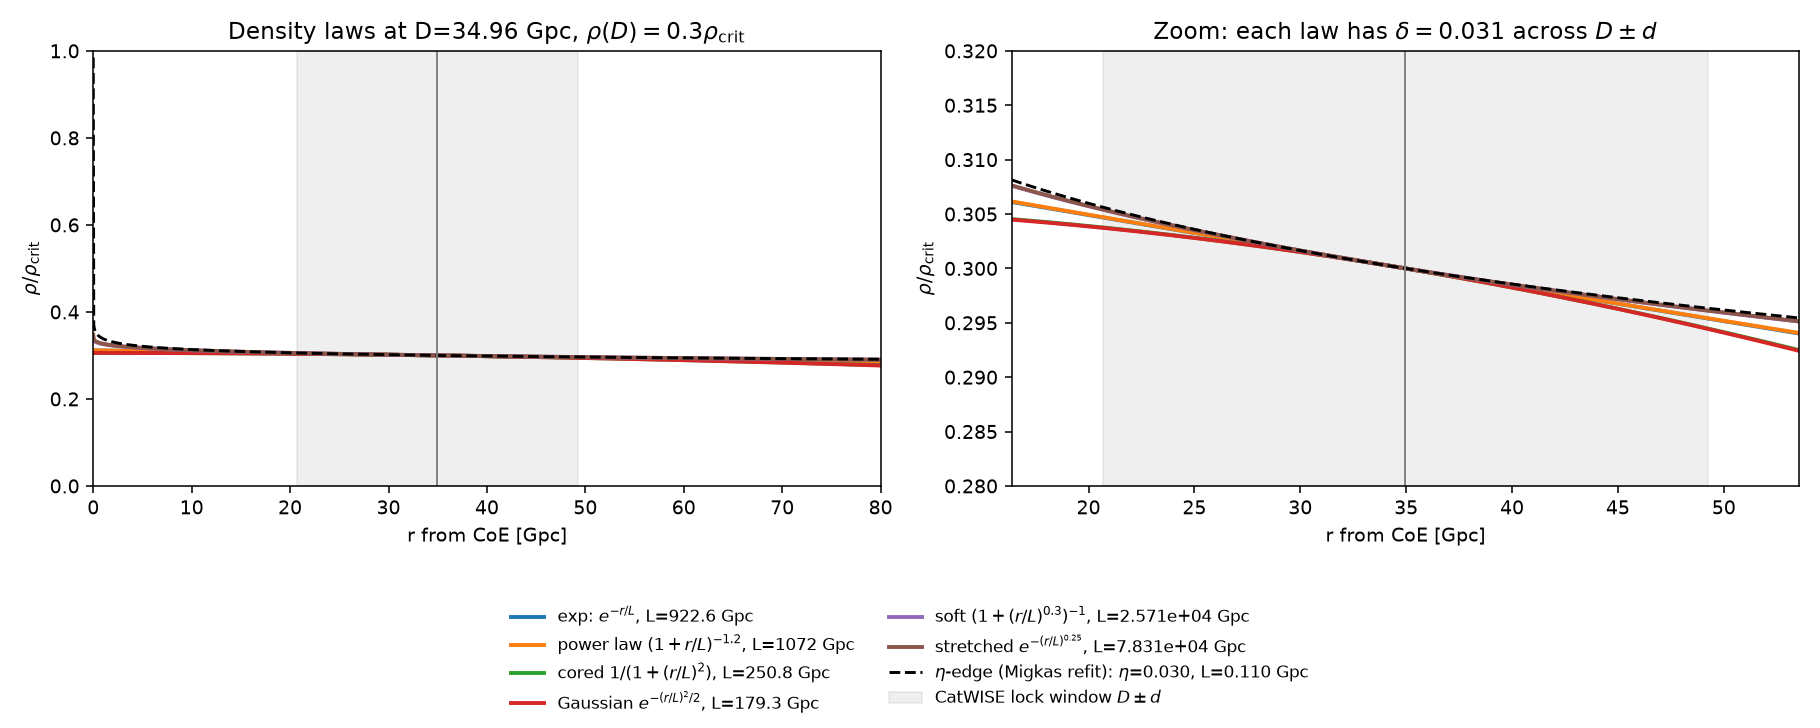

Python code for this plot:
# REGENERATED for rev7: CatWISE-locked density laws at the chosen background D=34.96 Gpc (rev5/6: D=58.2).
# Each law keeps its rev5 shape parameters (n, alpha, beta, eta) and its scale L is re-solved so that
# [rho(D-d)-rho(D+d)]/rho(D) = 0.031 with d = 14.3005 Gpc; rho(D)=0.3 rho_crit. eta-edge law: eta, L from the D=34.96 Migkas refit (p1).
import numpy as np,json,matplotlib;matplotlib.use('Agg');import matplotlib.pyplot as plt
from scipy.optimize import brentq
D,d,dl=34.96,14.3005,0.031
P1=json.load(open('/workspace/coepdf/joint_solve/phase2/p1_migkas_D34.96.json'))['34.96']
laws={'exp':(lambda r,L:np.exp(-r/L),'exp: $e^{-r/L}$'),'pl':(lambda r,L:(1+r/L)**-1.2,'power law $(1+r/L)^{-1.2}$'),
 'cored':(lambda r,L:1/(1+(r/L)**2),'cored $1/(1+(r/L)^2)$'),'gauss':(lambda r,L:np.exp(-0.5*(r/L)**2),'Gaussian $e^{-(r/L)^2/2}$'),
 'soft':(lambda r,L:(1+(r/L)**0.3)**-1.0,r'soft $(1+(r/L)^{0.3})^{-1}$'),'eta':(lambda r,L:np.exp(-(r/L)**0.25),r'stretched $e^{-(r/L)^{0.25}}$')}
r=np.linspace(0,80,1601);fig,ax=plt.subplots(1,2,figsize=(13,5.2));out={}
for k,(f,lab) in laws.items():
    g=lambda lL:(f(D-d,np.exp(lL))-f(D+d,np.exp(lL)))/f(D,np.exp(lL))-dl
    G=np.linspace(-3,15,2000);v=np.array([g(x) for x in G]);i=np.where(np.sign(v[:-1])!=np.sign(v[1:]))[0]
    lL=brentq(g,G[i[-1]],G[i[-1]+1]);L=np.exp(lL);rho=0.3*f(r,L)/f(D,L);out[k]=dict(L=L,rho0=float(rho[0]))
    for a in ax:a.plot(r,rho,lw=2,label=f'{lab}, L={L:.4g} Gpc')
e,Le=P1['eta'],P1['L'];re=0.3*np.exp((D/Le)**e-(r/Le)**e)
for a in ax:a.plot(r,re,'k--',lw=1.5,label=rf'$\eta$-edge (Migkas refit): $\eta$={e:.3f}, L={Le:.3f} Gpc')
for a in ax:a.axvline(D,color='grey',lw=1);a.axvspan(D-d,D+d,color='grey',alpha=.12,label=r'CatWISE lock window $D\pm d$');a.set_xlabel('r from CoE [Gpc]');a.set_ylabel(r'$\rho/\rho_{\rm crit}$')
ax[0].set_xlim(0,80);ax[0].set_ylim(0,1.0);ax[1].set_xlim(D-1.3*d,D+1.3*d);ax[1].set_ylim(0.28,0.32)
ax[0].set_title('Density laws at D=34.96 Gpc, $\\rho(D)=0.3\\rho_{\\rm crit}$');ax[1].set_title('Zoom: each law has $\\delta=0.031$ across $D\\pm d$')
h,l=ax[0].get_legend_handles_labels();fig.legend(h,l,loc='lower center',ncol=2,frameon=False,fontsize=8.5);fig.tight_layout(rect=(0,0.22,1,1));fig.savefig('d1_migkas_laws.png',dpi=140,facecolor='white')
json.dump(out,open('d1_migkas_laws.json','w'),indent=1);print(out)
